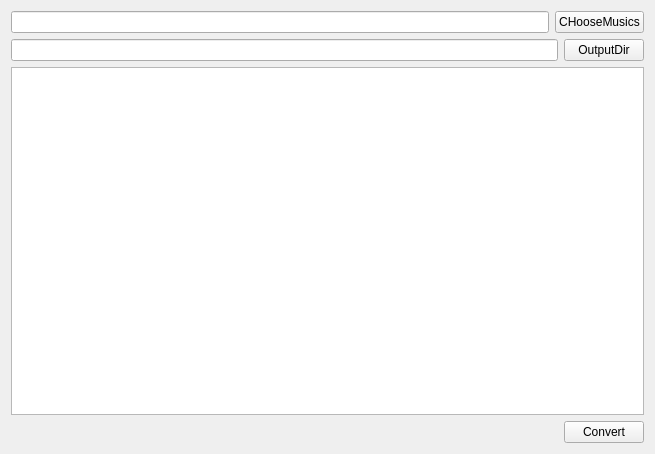
<?xml version="1.0" encoding="UTF-8"?>
<ui version="4.0">
 <class>mainwidget_</class>
 <widget class="QWidget" name="mainwidget_">
  <property name="geometry">
   <rect>
    <x>0</x>
    <y>0</y>
    <width>655</width>
    <height>454</height>
   </rect>
  </property>
  <property name="windowTitle">
   <string>Form</string>
  </property>
  <layout class="QVBoxLayout" name="verticalLayout">
   <item>
    <layout class="QHBoxLayout" name="horizontalLayout">
     <item>
      <widget class="QLineEdit" name="lineEdit"/>
     </item>
     <item>
      <widget class="QPushButton" name="pushButton">
       <property name="text">
        <string>CHooseMusics</string>
       </property>
      </widget>
     </item>
    </layout>
   </item>
   <item>
    <layout class="QHBoxLayout" name="horizontalLayout_2">
     <item>
      <widget class="QLineEdit" name="lineEdit_2"/>
     </item>
     <item>
      <widget class="QPushButton" name="pushButton_2">
       <property name="text">
        <string>OutputDir</string>
       </property>
      </widget>
     </item>
    </layout>
   </item>
   <item>
    <widget class="QTextEdit" name="textEdit"/>
   </item>
   <item>
    <layout class="QHBoxLayout" name="horizontalLayout_3">
     <item>
      <spacer name="horizontalSpacer">
       <property name="orientation">
        <enum>Qt::Horizontal</enum>
       </property>
       <property name="sizeHint" stdset="0">
        <size>
         <width>40</width>
         <height>20</height>
        </size>
       </property>
      </spacer>
     </item>
     <item>
      <widget class="QPushButton" name="pushButton_3">
       <property name="text">
        <string>Convert</string>
       </property>
      </widget>
     </item>
    </layout>
   </item>
  </layout>
 </widget>
 <resources/>
 <connections/>
</ui>
